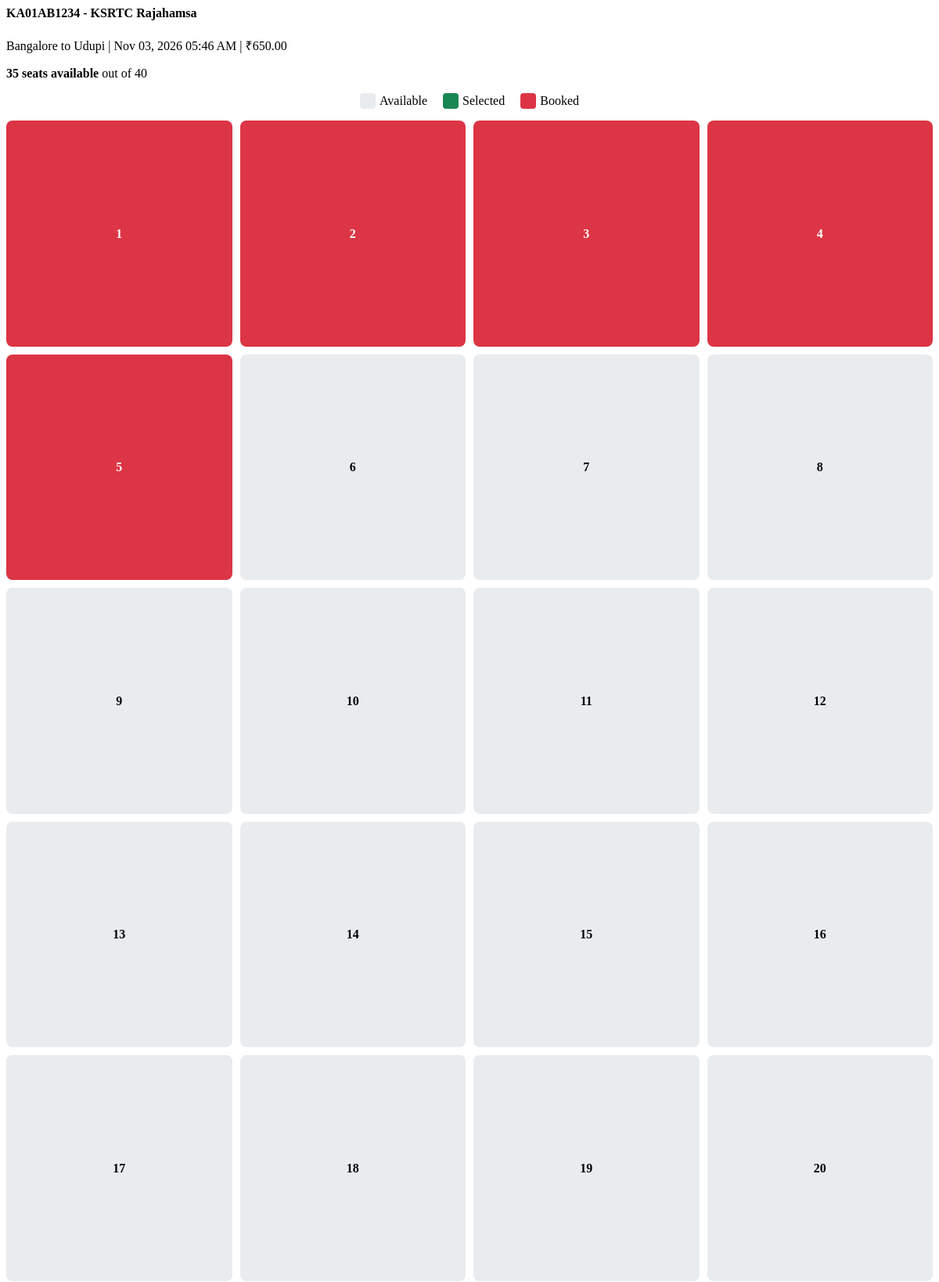
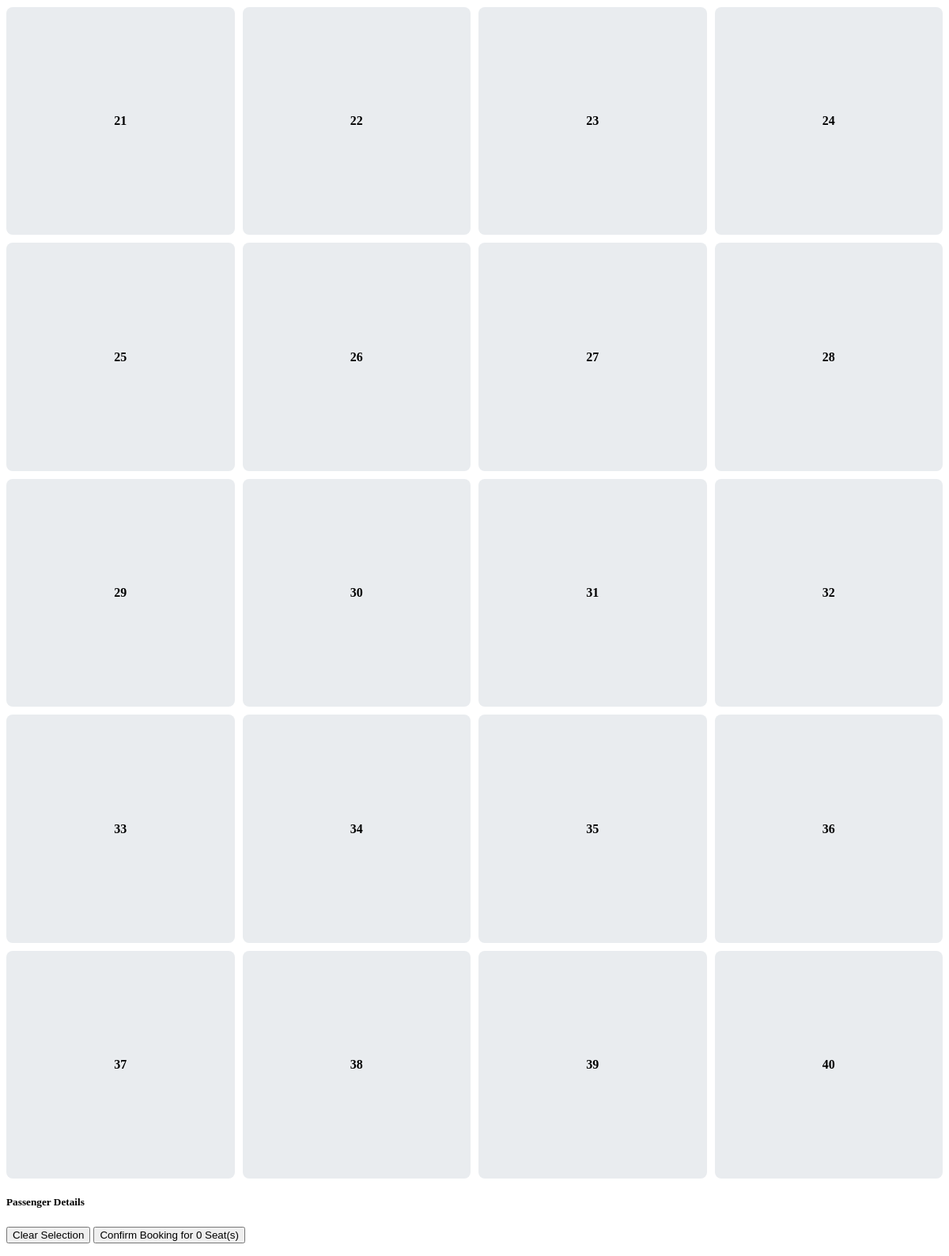
The page /load_seats.php?schedule_id=1 on the database its author committed (2 pictures, top to bottom).
### tables this page shows
CREATE TABLE IF NOT EXISTS `schedules` (
  `id` INT AUTO_INCREMENT PRIMARY KEY,
  `bus_id` INT NOT NULL,
  `route_id` INT NOT NULL,
  `departure_time` DATETIME NOT NULL,
  `arrival_time` DATETIME NOT NULL,
  `price` DECIMAL(10,2) NOT NULL,
  `created_at` TIMESTAMP DEFAULT CURRENT_TIMESTAMP,
  FOREIGN KEY (`bus_id`) REFERENCES `buses`(`id`) ON DELETE CASCADE,
  FOREIGN KEY (`route_id`) REFERENCES `routes`(`id`) ON DELETE CASCADE
);

CREATE TABLE IF NOT EXISTS `buses` (
  `id` INT AUTO_INCREMENT PRIMARY KEY,
  `bus_number` VARCHAR(50) NOT NULL,
  `name` VARCHAR(100) NOT NULL,
  `type` VARCHAR(50) NOT NULL,
  `seats` INT NOT NULL DEFAULT 40,
  `created_at` TIMESTAMP DEFAULT CURRENT_TIMESTAMP
);

CREATE TABLE IF NOT EXISTS `routes` (
  `id` INT AUTO_INCREMENT PRIMARY KEY,
  `source` VARCHAR(100) NOT NULL,
  `destination` VARCHAR(100) NOT NULL,
  `distance_km` INT NOT NULL,
  `duration_minutes` INT NOT NULL DEFAULT 0,
  `created_at` TIMESTAMP DEFAULT CURRENT_TIMESTAMP
);

### load_seats.php (the view, shortened to what this page needs)
<?php
include 'includes/db.php';
$schedule_id = $_GET['schedule_id'] ?? 0;
$bus_query = $conn->prepare("
    SELECT b.id AS bus_id, b.seats, b.bus_number, b.name AS bus_name,
           r.source, r.destination, s.departure_time, s.price
    FROM schedules s
    JOIN buses b ON s.bus_id = b.id
    JOIN routes r ON s.route_id = r.id
    WHERE s.id = ?
");
$bus_query->bind_param("i", $schedule_id);
$bus_query->execute();
$bus_data = $bus_query->get_result()->fetch_assoc();
$total_seats = $bus_data['seats'];
$booked = [];
$booked_query = $conn->prepare("SELECT seat_no FROM bookings WHERE schedule_id = ? AND status = 'booked'");
$booked_query->bind_param("i", $schedule_id);
$booked_query->execute();
$booked_result = $booked_query->get_result();
while ($row = $booked_result->fetch_assoc()) {
    $booked[] = $row['seat_no'];
}
$available_seats = $total_seats - count($booked);
?>
<div class="alert alert-info">
    <h4><?= htmlspecialchars($bus_data['bus_number']) ?> - <?= htmlspecialchars($bus_data['bus_name']) ?></h4>
    <p><?= htmlspecialchars($bus_data['source']) ?> to <?= htmlspecialchars($bus_data['destination']) ?> |
       <?= date('M d, Y h:i A', strtotime($bus_data['departure_time'])) ?> |
       ₹<?= number_format($bus_data['price'], 2) ?></p>
    <p class="mb-0"><strong><?= $available_seats ?> seats available</strong> out of <?= $total_seats ?></p>
</div>
<div class="seat-legend">
    <div class="legend-item"><div style="width:20px;height:20px;background:#e9ecef;border-radius:4px"></div> Available</div>
    <div class="legend-item"><div style="width:20px;height:20px;background:#198754;border-radius:4px"></div> Selected</div>
    <div class="legend-item"><div style="width:20px;height:20px;background:#dc3545;border-radius:4px"></div> Booked</div>
</div>
<div class="seat-grid" id="seatsContainer">
<?php for ($i = 1; $i <= $total_seats; $i++): ?>
    <div class="seat <?= in_array($i, $booked) ? 'booked' : '' ?>"
         data-seat="<?= $i ?>">
        <?= $i ?>
    </div>
<?php endfor; ?>
</div>
<form method="POST" action="book_seats.php" id="bookingForm">
    <div id="passengerSection" class="mt-4 d-none">
        <h5>Passenger Details</h5>
        <div class="mt-3 d-flex justify-content-between">
            <button type="button" class="btn btn-outline-secondary" onclick="clearSelection()">
                Clear Selection
            </button>
            <button type="submit" class="btn btn-primary">
                Confirm Booking for <span id="seatCount">0</span> Seat(s)
            </button>
        </div>
    </div>
</form>

### load_seats.php (style rules this page uses)
.seat-grid { display: grid; grid-template-columns: repeat(4, 1fr); gap: 10px; margin-bottom: 20px; }
.seat { width: 100%; aspect-ratio: 1/1; background: #e9ecef; border-radius: 8px; display: flex; align-items: center; justify-content: center; cursor: pointer; transition: all 0.2s; font-weight: bold; }
.seat.booked { background: #dc3545; color: white; cursor: not-allowed; }
.seat-legend { display: flex; justify-content: center; gap: 20px; margin: 15px 0; }
.legend-item { display: flex; align-items: center; gap: 5px; }

### rows shown on the page
schedules: bus.bus_number "KA01AB1234", bus.name "KSRTC Rajahamsa", route.source "Bangalore", route.destination "Udupi", departure_time "Nov 03, 2026 05:46 AM", price "650.00", bus.seats "35", bus.seats "40"
